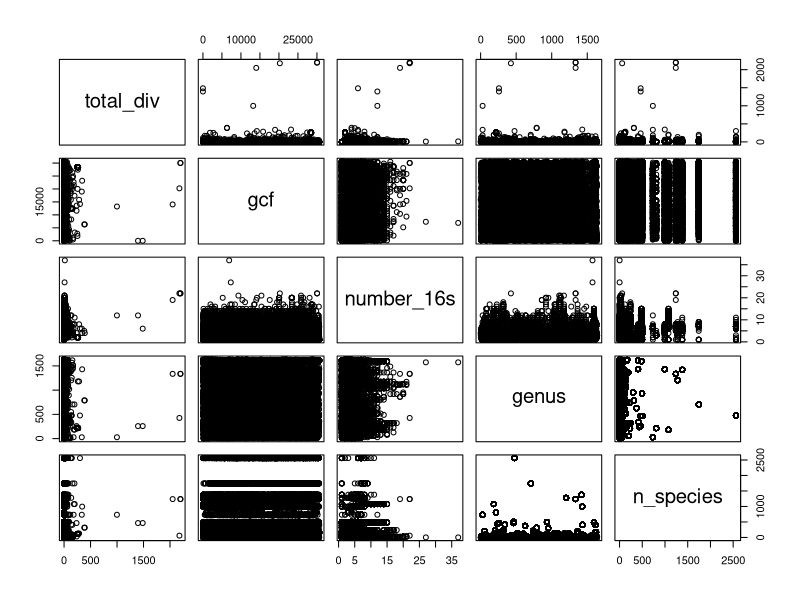
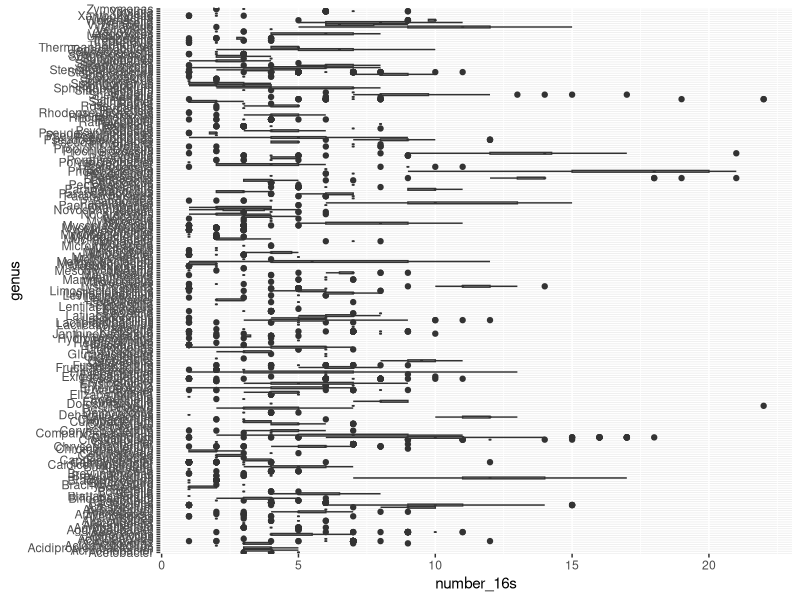
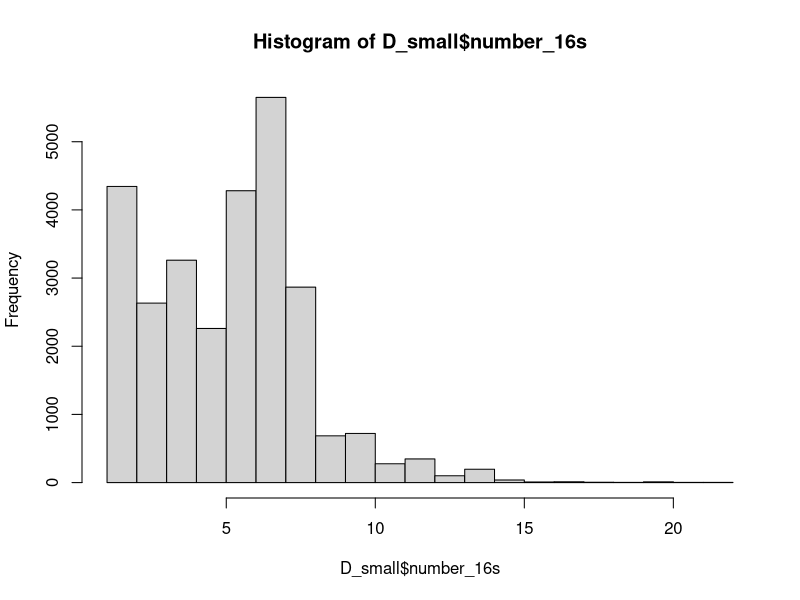
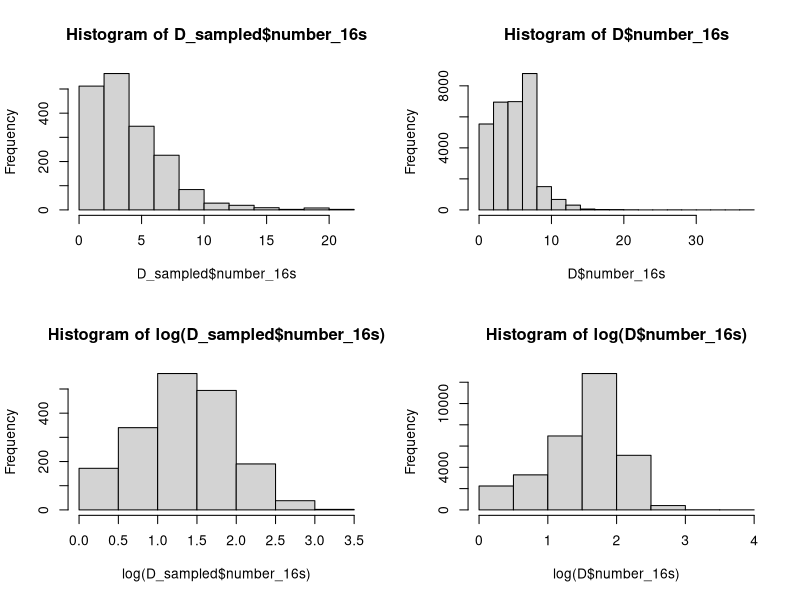
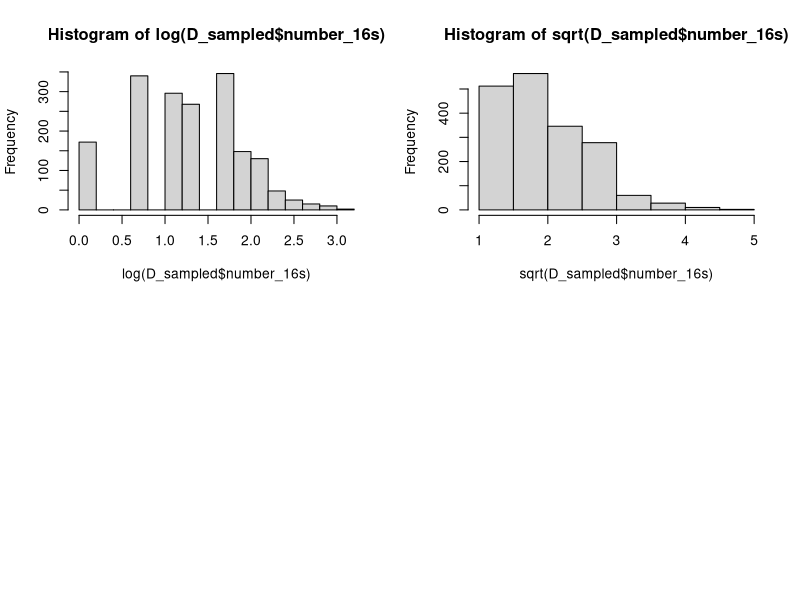
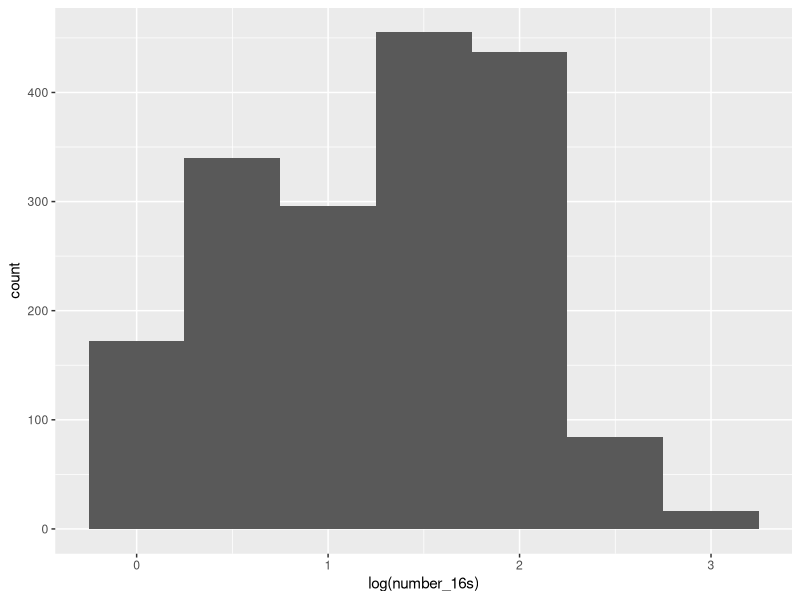
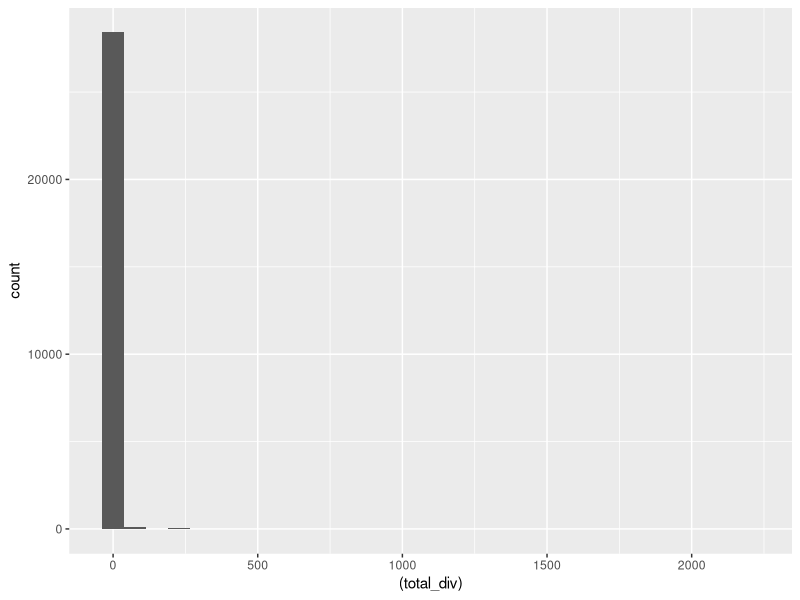
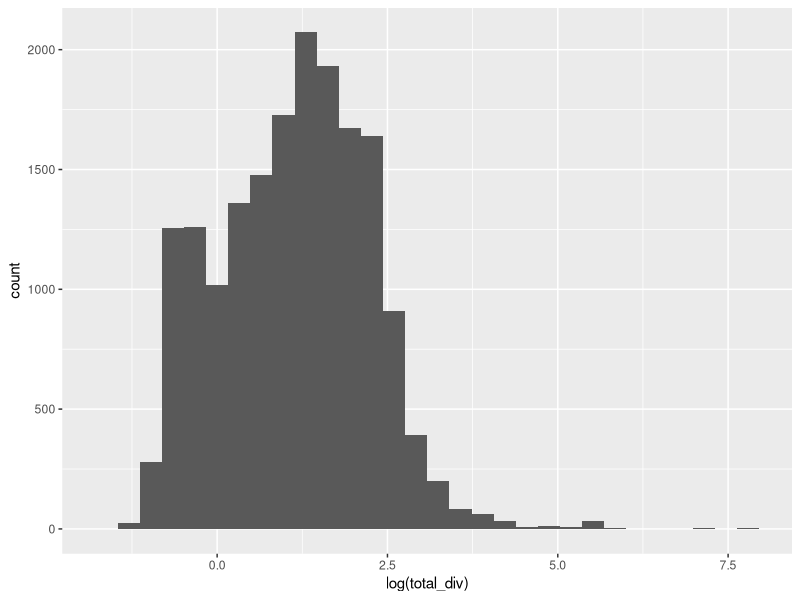

The R script that drew these images, in order:
#library(ggplot2)
#library(dplyr)
library(tidyverse)

D = read.table("./gcf_n16s_genus.csv", header = TRUE, sep = ",")

plot(D)
D_small = filter(D, n_species > 10)
#D_small = filter(D_small, row_number() < 50)

ggplot(D_small, aes(x=genus, y=number_16s)) +
    geom_boxplot() +
    coord_flip()

# Hard to estimate dist, since some genus have
# been sequenced alot more than others
hist(D_small$number_16s)

### Husk de er discrete data
# Ways to solve this
# 1) random pick out 5 for each or something
# 2) Use some sort of real life distribution ??

#1) 
## Random pick out 5 for each genus
Dbygenus = filter(D, n_species > 5)
Dbygenus = group_by(Dbygenus, genus)
D_sampled = slice_sample(Dbygenus, n=5, replace=T)
par(mfrow=c(2,2))
hist(D_sampled$number_16s,breaks = 10)
hist(D$number_16s,breaks = 20)
hist(log(D_sampled$number_16s),breaks = 10)
hist(log(D$number_16s),breaks = 10)



# Here it looks a lot better
# Can you log transform discrete?
hist(log(D_sampled$number_16s))
hist(sqrt(D_sampled$number_16s))

ggplot(D_sampled, aes(x=log(number_16s))) +
    geom_histogram(binwidth=0.5)


## Looking at the var as the total_div
D_small = filter(D, n_species > 5) 
summary(D_small)
# all values are very small
ggplot(D_small, aes(x=(total_div))) +
    geom_histogram()

# Log transform
ggplot(D_small, aes(x=log(total_div))) +
    geom_histogram()
# Is removing 0 
# Looks ok but needs more work

# Trying with the same sample tecnique as before
ggplot(D_sampled, aes(x=log(total_div))) +
    geom_histogram(bins=30)
# Looks okish, looks like two different distributions

# Look more into this
ggplot(D_sampled, aes(x=(number_16s), y=(total_div))) +
    geom_point()


# Adding the log transformed for now and
# plotting
D = mutate(D,
    log_n16 = log(number_16s), 
    log_div = log(total_div)
    )
plot(D)


